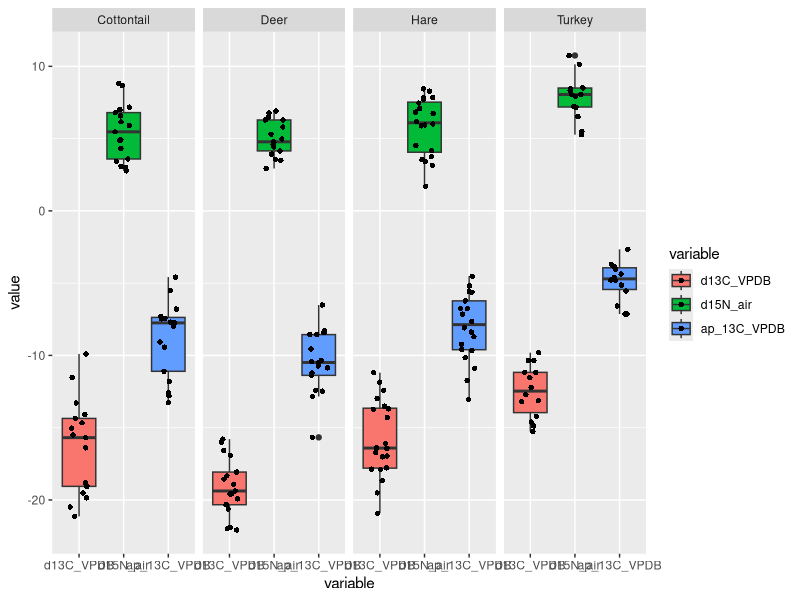
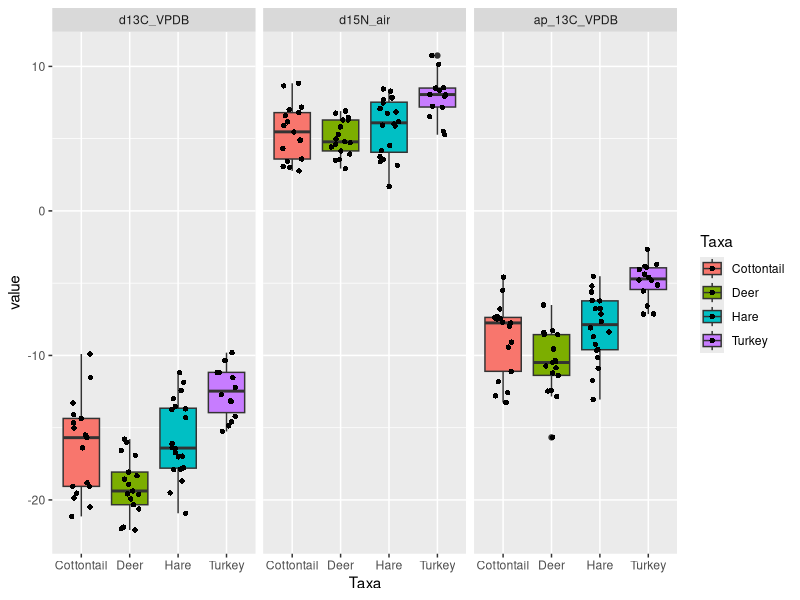
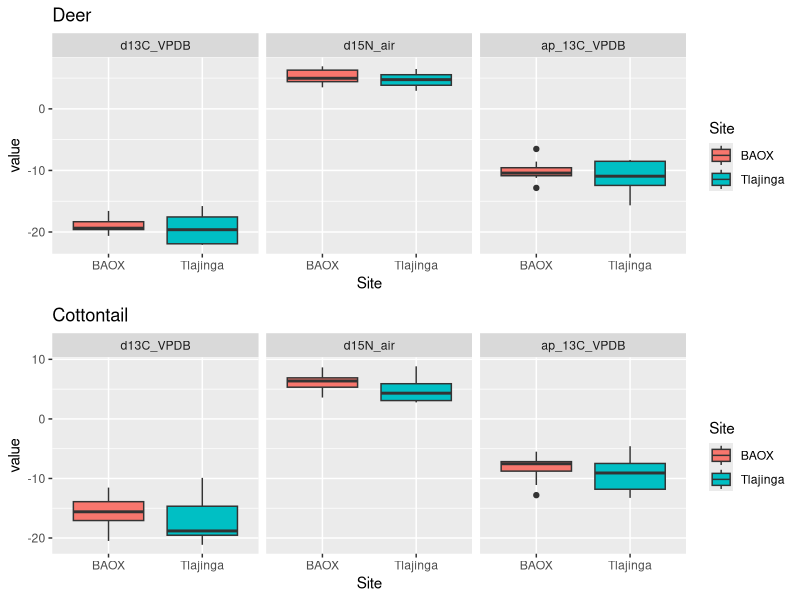
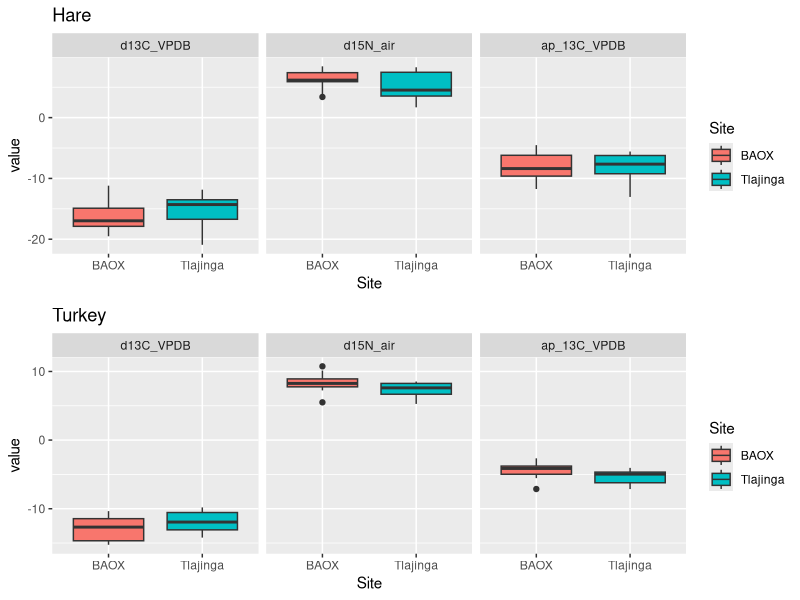
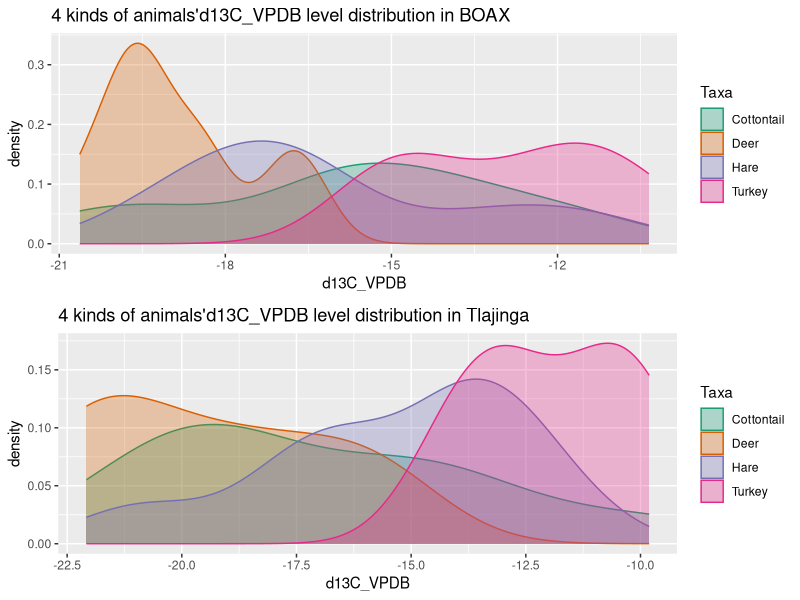
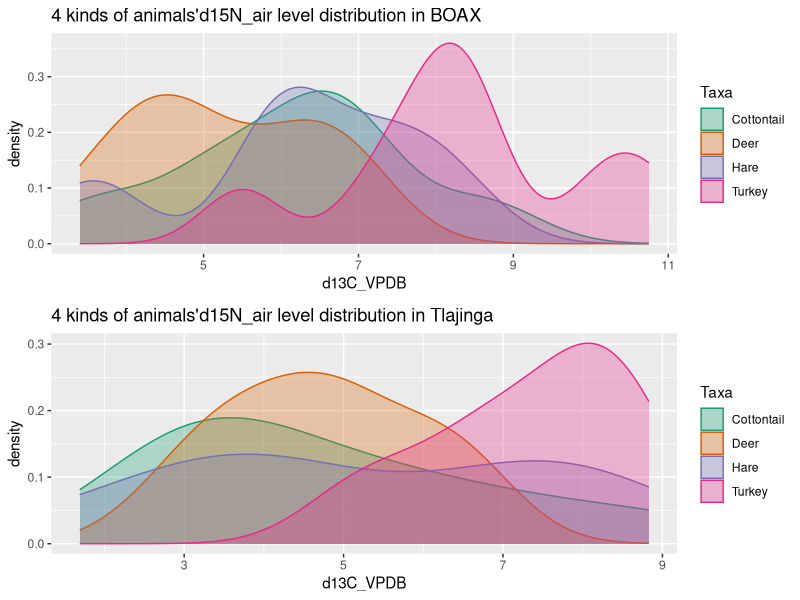
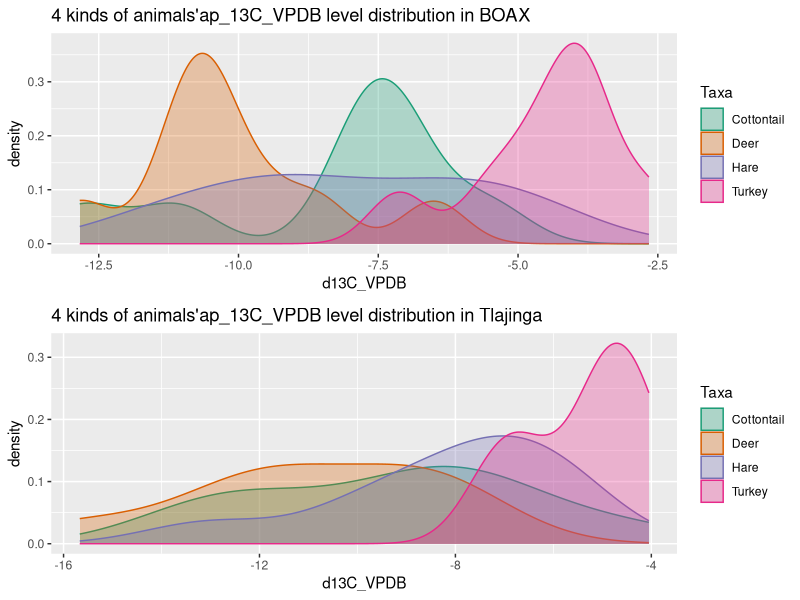
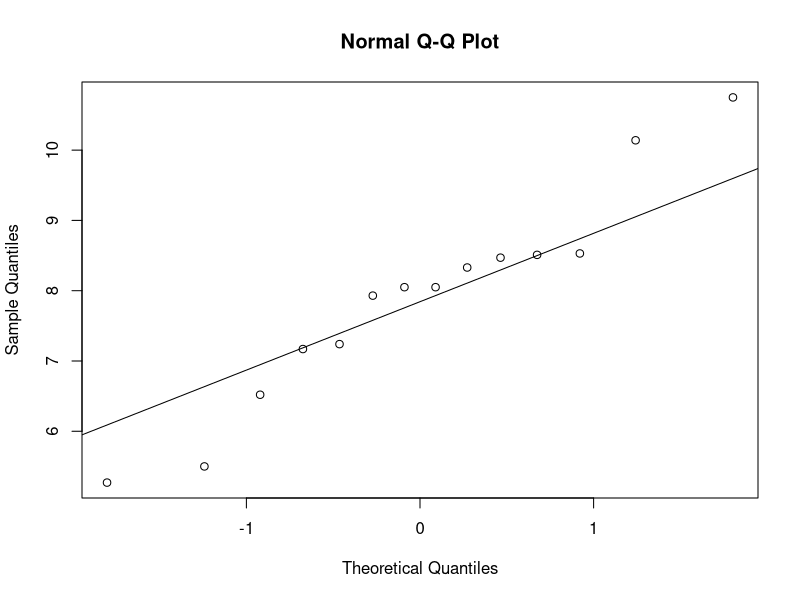

R code for these plots, in order:
## ---- chunk 1
knitr::opts_chunk$set(echo = TRUE)
library(ggplot2)
library(openxlsx)
library(reshape2)
library(dplyr)
## ---- chunk 2
#read data
data<-read.xlsx("for_stats_peeps.xlsx")
data<-data[,-2:-6]
data<-data[,-4]
data <- na.omit(data)
## ---- chunk 3
#tidy data
data2<-data[,2:8]
data2<-data2[,-3]
data2<-data2[,-5]
aggdata<-melt(data2,id=(c("Taxa","Site")))

## ---- chunk 4
ggplot(data = aggdata, aes(x=variable,y=value, fill=variable)) + 
  geom_boxplot()+
  geom_jitter(shape=16, position=position_jitter(0.2))+
  facet_wrap(~Taxa,nrow = 1)
## ---- chunk 5
ggplot(data = aggdata, aes(x=Taxa,y=value, fill=Taxa)) + 
  geom_boxplot()+
  geom_jitter(shape=16, position=position_jitter(0.2))+
  facet_wrap(~variable,nrow = 1)
## ---- chunk 6
data_deer<-aggdata[which(aggdata$Taxa=="Deer"),]
data_Cottontail<-aggdata[which(aggdata$Taxa=="Cottontail"),]
data_Hare<-aggdata[which(aggdata$Taxa=="Hare"),]
data_Turkey<-aggdata[which(aggdata$Taxa=="Turkey"),]

deer1<-ggplot(data = data_deer, aes(x=variable,y=value, fill=variable)) + 
  geom_boxplot()+
  #geom_jitter(shape=16, position=position_jitter(0.2))+
  labs(title = 'Deer')+
  facet_wrap(~Site,nrow = 1)

deer2<-ggplot(data = data_deer, aes(x=Site,y=value, fill=Site)) + 
  geom_boxplot()+
  #geom_jitter(shape=16, position=position_jitter(0.2))+
  labs(title = 'Deer')+
  facet_wrap(~variable,nrow = 1)



cot1<-ggplot(data = data_Cottontail, aes(x=variable,y=value, fill=variable)) + 
  geom_boxplot()+
  #geom_jitter(shape=16, position=position_jitter(0.2))+
  labs(title = 'Cottontail')+
  facet_wrap(~Site,nrow = 1)

cot2<-ggplot(data = data_Cottontail, aes(x=Site,y=value, fill=Site)) + 
  geom_boxplot()+
  #geom_jitter(shape=16, position=position_jitter(0.2))+
  labs(title = 'Cottontail')+
  facet_wrap(~variable,nrow = 1)


hare1<-ggplot(data = data_Hare, aes(x=variable,y=value, fill=variable)) + 
  geom_boxplot()+
  #geom_jitter(shape=16, position=position_jitter(0.2))+
  labs(title = 'Hare')+
  facet_wrap(~Site,nrow = 1)

hare2<-ggplot(data = data_Hare, aes(x=Site,y=value, fill=Site)) + 
  geom_boxplot()+
  #geom_jitter(shape=16, position=position_jitter(0.2))+
  labs(title = 'Hare')+
  facet_wrap(~variable,nrow = 1)

turkey1<-ggplot(data = data_Turkey, aes(x=variable,y=value, fill=variable)) + 
  geom_boxplot()+
  #geom_jitter(shape=16, position=position_jitter(0.2))+
  labs(title = 'Turkey')+
  facet_wrap(~Site,nrow = 1)

turkey2<-ggplot(data = data_Turkey, aes(x=Site,y=value, fill=Site)) + 
  geom_boxplot()+
  #geom_jitter(shape=16, position=position_jitter(0.2))+
  labs(title = 'Turkey')+
  facet_wrap(~variable,nrow = 1)

## ---- chunk 7

#gridExtra::grid.arrange(deer1,cot1,nrow=2,ncol=1)
#gridExtra::grid.arrange(hare1,turkey1,nrow=2,ncol=1)

gridExtra::grid.arrange(deer2,cot2,nrow=2,ncol=1)
gridExtra::grid.arrange(hare2,turkey2,nrow=2,ncol=1)

## ---- chunk 8
mean(filter(aggdata,Taxa=="Hare" & Site=="BAOX" & variable=="d15N_air")$value)
sd(filter(aggdata,Taxa=="Hare" & Site=="BAOX" & variable=="d15N_air")$value)
## ---- chunk 9
# check the d13C_VPDB
aggdata1 <- filter(aggdata, variable== "d13C_VPDB" & Site == "BAOX")
ggplot1 <- ggplot(aggdata1, aes(value, colour = Taxa,fill=Taxa)) + geom_density(alpha = 0.3) +
  scale_fill_brewer(palette="Dark2") +
  scale_color_brewer(palette="Dark2") +
  labs(x = "d13C_VPDB", y = "density", title = "4 kinds of animals'd13C_VPDB level distribution in BOAX")


aggdata2 <- filter(aggdata, variable== "d13C_VPDB" & Site == "Tlajinga")
ggplot2 <- ggplot(aggdata2, aes(value, colour = Taxa,fill=Taxa)) + geom_density(alpha = 0.3) +
  scale_fill_brewer(palette="Dark2") +
  scale_color_brewer(palette="Dark2") +
  labs(x = "d13C_VPDB", y = "density", title = "4 kinds of animals'd13C_VPDB level distribution in Tlajinga")

gridExtra::grid.arrange(ggplot1, ggplot2)
## ---- chunk 10
# check the d15N_air
aggdata3 <- filter(aggdata, variable== "d15N_air" & Site == "BAOX")
ggplot3 <- ggplot(aggdata3, aes(value, colour = Taxa,fill=Taxa)) + geom_density(alpha = 0.3) +
  scale_fill_brewer(palette="Dark2") +
  scale_color_brewer(palette="Dark2") +
  labs(x = "d13C_VPDB", y = "density", title = "4 kinds of animals'd15N_air level distribution in BOAX")


aggdata4 <- filter(aggdata, variable== "d15N_air" & Site == "Tlajinga")
ggplot4 <- ggplot(aggdata4, aes(value, colour = Taxa,fill=Taxa)) + geom_density(alpha = 0.3) +
  scale_fill_brewer(palette="Dark2") +
  scale_color_brewer(palette="Dark2") +
  labs(x = "d13C_VPDB", y = "density", title = "4 kinds of animals'd15N_air level distribution in Tlajinga")

gridExtra::grid.arrange(ggplot3, ggplot4)
## ---- chunk 11
# check the ap_13C_VPDB
aggdata5 <- filter(aggdata, variable== "ap_13C_VPDB" & Site == "BAOX")
ggplot5 <- ggplot(aggdata5, aes(value, colour = Taxa,fill=Taxa)) + geom_density(alpha = 0.3) +
  scale_fill_brewer(palette="Dark2") +
  scale_color_brewer(palette="Dark2") +
  labs(x = "d13C_VPDB", y = "density", title = "4 kinds of animals'ap_13C_VPDB level distribution in BOAX")


aggdata6 <- filter(aggdata, variable== "ap_13C_VPDB" & Site == "Tlajinga")
ggplot6 <- ggplot(aggdata6, aes(value, colour = Taxa,fill=Taxa)) + geom_density(alpha = 0.3) +
  scale_fill_brewer(palette="Dark2") +
  scale_color_brewer(palette="Dark2") +
  labs(x = "d13C_VPDB", y = "density", title = "4 kinds of animals'ap_13C_VPDB level distribution in Tlajinga")

gridExtra::grid.arrange(ggplot5, ggplot6)
## ---- chunk 12
qqnorm(aggdata[aggdata$Taxa=="Turkey"&aggdata$variable=="d15N_air",]$value)
qqline(aggdata[aggdata$Taxa=="Turkey"&aggdata$variable=="d15N_air",]$value)
